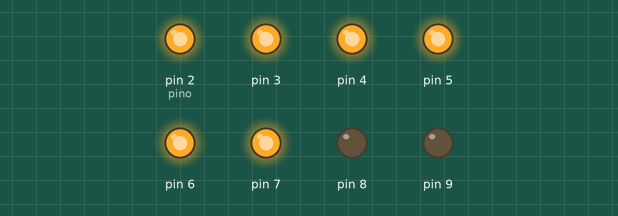
Bench run of a sketch on a simulated Arduino Uno, built with avr-gcc and run on an emulated ATmega328P. Parts: output pins drawn as LEDs (lit = HIGH).

Above: at 0.1 s.
At 4.1 s:
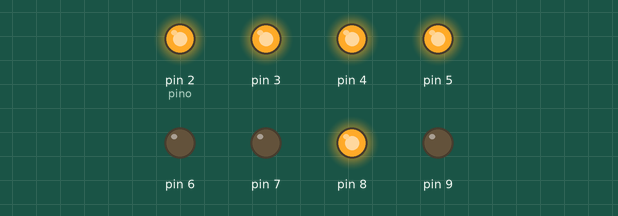
At 9.1 s:
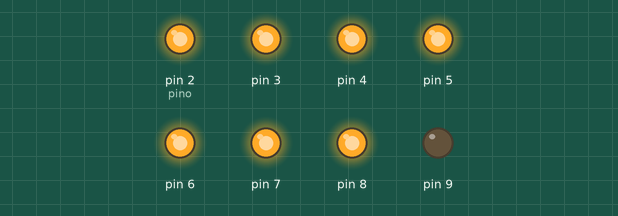
At 20.1 s:
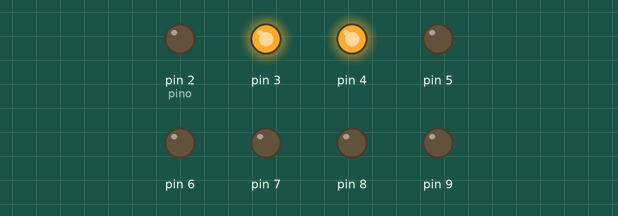
At 28.1 s:
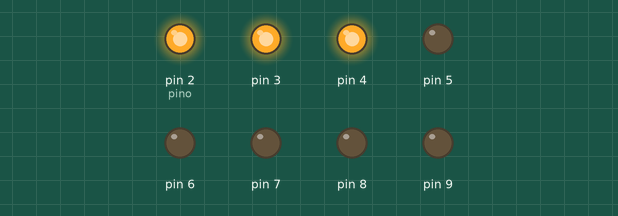
At 39.1 s:
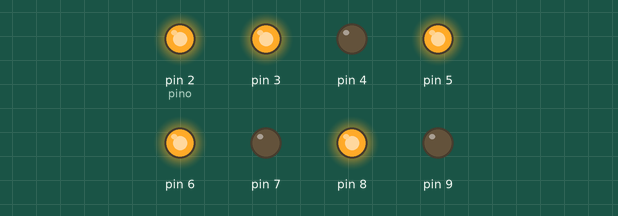
Timing chart, 0 to 40.0 s (numbered marks = the images above):
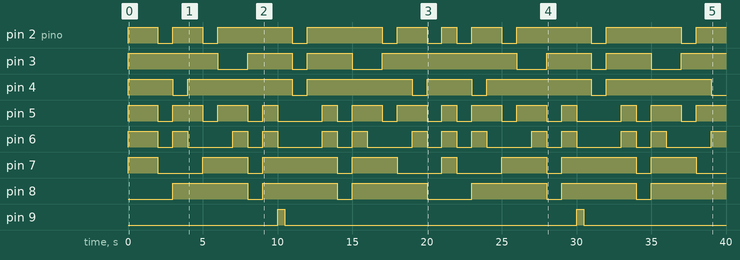

Measured:
- by itself, pin 2 (pino): HIGH → LOW at 2.0 s, → HIGH 1.0 s later, → LOW 2.0 s later, → HIGH 1.0 s later, … (18 changes in this stretch)
- by itself, pin 3: HIGH → LOW at 6.0 s, → HIGH 2.0 s later, → LOW 3.0 s later, → HIGH 1.0 s later, … (12 changes in this stretch)
- by itself, pin 4: HIGH → LOW at 3.0 s, → HIGH 1.0 s later, → LOW 7.0 s later, → HIGH 1.0 s later, … (11 changes in this stretch)
- by itself, pin 5: HIGH → LOW at 2.0 s, → HIGH 1.0 s later, → LOW 2.0 s later, → HIGH 1.0 s later, … (26 changes in this stretch)
- by itself, pin 6: HIGH → LOW at 2.0 s, → HIGH 1.0 s later, → LOW 1.0 s later, → HIGH 3.0 s later, … (26 changes in this stretch)
- by itself, pin 7: HIGH → LOW at 2.0 s, → HIGH 3.0 s later, → LOW 3.0 s later, → HIGH 1.0 s later, … (15 changes in this stretch)
- by itself, pin 8: LOW → HIGH at 3.0 s, → LOW 5.0 s later, → HIGH 1.0 s later, → LOW 5.0 s later, … (11 changes in this stretch)
- by itself, pin 9: alternates HIGH for 0.50 s and LOW for 19.5 s

The sketch:

attDisplay.ino
```cpp
int valorDisplay;
bool chegouNove = false;
byte DisplaySeteSeg[10][7] = {
{ 1,1,1,1,1,1,0 },
{ 0,1,1,0,0,0,0 },
{ 1,1,0,1,1,0,1 },
{ 1,1,1,1,0,0,1 },
{ 0,1,1,0,0,1,1 },
{ 1,0,1,1,0,1,1 },
{ 1,0,1,1,1,1,1 },
{ 1,1,1,0,0,0,0 },
{ 1,1,1,1,1,1,1 },
{ 1,1,1,0,0,1,1 },
};


void setup()
{
  pinMode(2, OUTPUT);
  pinMode(3, OUTPUT);
  pinMode(4, OUTPUT);
  pinMode(5, OUTPUT);
  pinMode(6, OUTPUT);
  pinMode(7, OUTPUT);
  pinMode(8, OUTPUT);
  pinMode(9, OUTPUT);


valorDisplay = 0;
Ligar(valorDisplay);
LigarInvertido(valorDisplay);
}

void Ligar(byte digito){

byte pino = 2;

for(byte cts = 0; cts < 7; ++cts){

  digitalWrite(pino, DisplaySeteSeg[digito][cts]);
  pino++;
  }

}
void LigarInvertido(byte digito){

byte pino = 2;

for(byte cts = 0; cts < 7; ++cts){

  digitalWrite(pino, DisplaySeteSeg[digito][cts]);
  pino++;
  }

}


void loop()
{
 delay(1000);
if(chegouNove == false){
 Ligar(valorDisplay);
 valorDisplay++;
}

if(valorDisplay > 9){
chegouNove = true;

  digitalWrite(9, HIGH);
  delay(500);
  digitalWrite(9, LOW);
  delay(500);
}

if(chegouNove){
  LigarInvertido(valorDisplay);
  valorDisplay--;

}
if(valorDisplay == 0){
  chegouNove = false;
}


}
```
